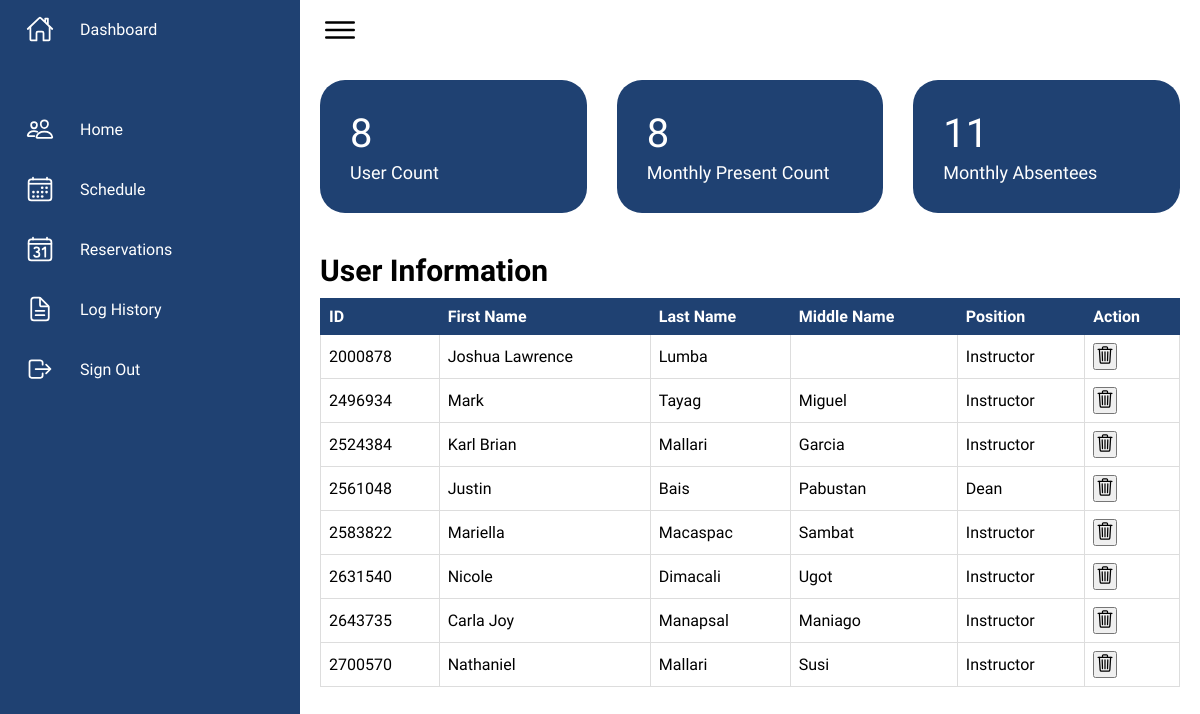
/dashboard/dashboard.php (signed in), run on the app's committed database.
### tables this page shows
CREATE TABLE `ccs_user` (
  `ccs_id` int(11) NOT NULL,
  `ccs_email` varchar(35) DEFAULT NULL,
  `ccs_password` varchar(255) DEFAULT NULL,
  `ccs_firstname` varchar(25) DEFAULT NULL,
  `ccs_lastname` varchar(25) DEFAULT NULL,
  `ccs_middlename` varchar(25) DEFAULT NULL,
  `ccs_position` varchar(20) DEFAULT NULL,
  `reset_token_hash` varchar(64) DEFAULT NULL,
  `reset_token_expiry` datetime DEFAULT NULL
);

### dashboard/dashboard.php (the view, shortened to what this page needs)
<?php
    require_once '../configuration/dbcon.php';
    try {
        if(isset($_SESSION['ccs_id']) && $_SESSION['position'] == 'Admin'){
            $sql = "SELECT count(*) as user_count FROM ccs_user WHERE ccs_position <> 'Admin'";
            $stmt = $pdo->prepare($sql);
            $stmt->execute();
            $row = $stmt->fetch();
            $user_count = $row['user_count'];
            $sql = "SELECT COUNT(*) as present_count FROM ccs_log  WHERE remarks ='Present' AND log_date >= DATE_FORMAT(log_date, '%Y-%m,-01')";
            $stmt = $pdo->prepare($sql);
            $stmt->execute();
            $row = $stmt->fetch();
            $present_count = $row['present_count'];
            $sql = "SELECT COUNT(*) as absent_count FROM ccs_log  WHERE remarks ='Absent' AND log_date >= DATE_FORMAT(log_date, '%Y-%m,-01')";
            $stmt = $pdo->prepare($sql);
            $stmt->execute();
            $row = $stmt->fetch();
            $absent_count = $row['absent_count'];
            $sql = "SELECT * FROM ccs_user WHERE ccs_position <>'Admin'";
            $stmt = $pdo->prepare($sql);
            $stmt->execute();
            $rows = $stmt->fetchAll(PDO::FETCH_ASSOC);
        } else {
            header('Location: ../user-dashboard/dashboard.php');
            exit();
        }
    }
    catch(PDOException $e){
        $error_log = "Error: " . $e->getMessage();
        echo '<script>alert("' . $error_log . '"); window.location.href = "../index.php";</script>';
        exit();
    }
?>
<!DOCTYPE html>
<html lang="en">
<head>
    <link rel="stylesheet" href="../styles/dashboardstruc.css">
</head>
<body>
    <?php require '../navigation/admin-dashboard.php'?>
    <div class="main">
        <div class="topbar">
            <div class="toggle">
                <ion-icon name="menu-outline"></ion-icon>
            </div>
        </div>
        <div class="countbox">
                <div class="card">
                    <div>
                        <div class="numbers"><?php echo $user_count; ?></div>
                        <div class="name">User Count</div>
                    </div>
                </div>
                <div class="card">
                    <div>
                        <div class="numbers"><?php echo $present_count; ?></div>
                        <div class="name">Monthly Present Count</div>
                    </div>
                </div>
                <div class="card">
                    <div>
                        <div class="numbers"><?php echo $absent_count; ?></div>
                        <div class="name">Monthly Absentees</div>
                    </div>
                </div>
        </div>
        <div class="userdetails">
            <div class="usertable">
                <div class="header">
                    <h2>User Information</h2>
                </div>
                <form action="dashboard.php" method="POST">
                <table>
                    <thead>
                        <th>ID</th>
                        <th>First Name</th>
                        <th>Last Name</th>
                        <th>Middle Name</th>
                        <th>Position</th>
                        <th>Action</th>
                    </thead>
                    <tbody>
                        <?php
                            foreach($rows as $user){
                                echo '<tr>';
                                echo "<td><input type='hidden' name='user_id' value='{$user["ccs_id"]}'>{$user['ccs_id']}</td>";
                                echo '<td>'. $user['ccs_firstname'].'</td>';
                                echo '<td>'. $user['ccs_lastname'].'</td>';
                                echo '<td>'. $user['ccs_middlename'].'</td>';
                                echo '<td>'. $user['ccs_position'].'</td>';
                                echo '<td><button type="submit" class="delete" name="delete"><ion-icon name="trash-outline"></ion-icon></button></td>';
                                echo '</tr>';
                            }
                        ?>
                    </tbody>
                </table>
                </form>
            </div>
        </div>
    </div>
</body>
</html>

### styles/dashboardstruc.css (style rules this page uses)
* { font-family: "Ubuntu", sans-serif; margin: 0; padding: 0; box-sizing: border-box; }
:root { --blue: #1F4172; --white: #fff; --gray: #f5f5f5; --black1: #222; --black2: #999; }
body { min-height: 100vh; }
.main { position: absolute; width: calc(100% - 300px); left: 300px; min-height: 100vh; background: var(--white); transition: 0.5s; }
.topbar { width: 100%; height: 60px; display: flex; justify-content: space-between; align-items: center; padding: 0 10px; }
.toggle { position: relative; width: 60px; height: 60px; display: flex; justify-content: center; align-items: center; font-size: 2.5rem; cursor: pointer; }

### dashboard/dashboard.php (style rules this page uses)
.countbox { position: relative; width: 100%; padding: 20px; display: grid; grid-template-columns: repeat(3, 1fr); grid-gap: 30px; }
.countbox .card { position: relative; background: #fff; padding: 30px; background: #1F4172; border-radius: 25px; }
.countbox .card .numbers { position: relative; font-weight: 500; font-size: 40px; color: #fff; }
.countbox .card .name { color: #fff; font-size: 18px; margin-top: 5px; }
.userdetails { position: relative; width: 100%; padding: 20px; }
.usertable .header h2 { text-align: left; font-size: 30px; margin-bottom: 10px; }
table { border-collapse: collapse; width: 100%; }
thead { background-color: #1F4172; }
th, td { border: 1px solid #dddddd; text-align: left; padding: 8px; }
th { background-color: #1F4172; border: 1px solid #1F4172; color: white; }
.userdetails ion-icon { color: black; font-size: 20px; }

### data on the page
ccs_user: ccs_id "2000878", ccs_firstname "Joshua Lawrence", ccs_lastname "Lumba", ccs_position "Instructor"
ccs_user: ccs_id "2496934", ccs_firstname "Mark", ccs_lastname "Tayag", ccs_middlename "Miguel", ccs_position "Instructor"
ccs_user: ccs_id "2524384", ccs_firstname "Karl Brian", ccs_lastname "Mallari", ccs_middlename "Garcia", ccs_position "Instructor"
ccs_user: ccs_id "2561048", ccs_firstname "Justin", ccs_lastname "Bais", ccs_middlename "Pabustan", ccs_position "Dean"
ccs_user: ccs_id "2583822", ccs_firstname "Mariella", ccs_lastname "Macaspac", ccs_middlename "Sambat", ccs_position "Instructor"
ccs_user: ccs_id "2631540", ccs_firstname "Nicole", ccs_lastname "Dimacali", ccs_middlename "Ugot", ccs_position "Instructor"
ccs_user: ccs_id "2643735", ccs_firstname "Carla Joy", ccs_lastname "Manapsal", ccs_middlename "Maniago", ccs_position "Instructor"
ccs_user: ccs_id "2700570", ccs_firstname "Nathaniel", ccs_lastname "Mallari", ccs_middlename "Susi", ccs_position "Instructor"

### other printed values
$user_count "8"
$present_count "8"
$absent_count "11"
